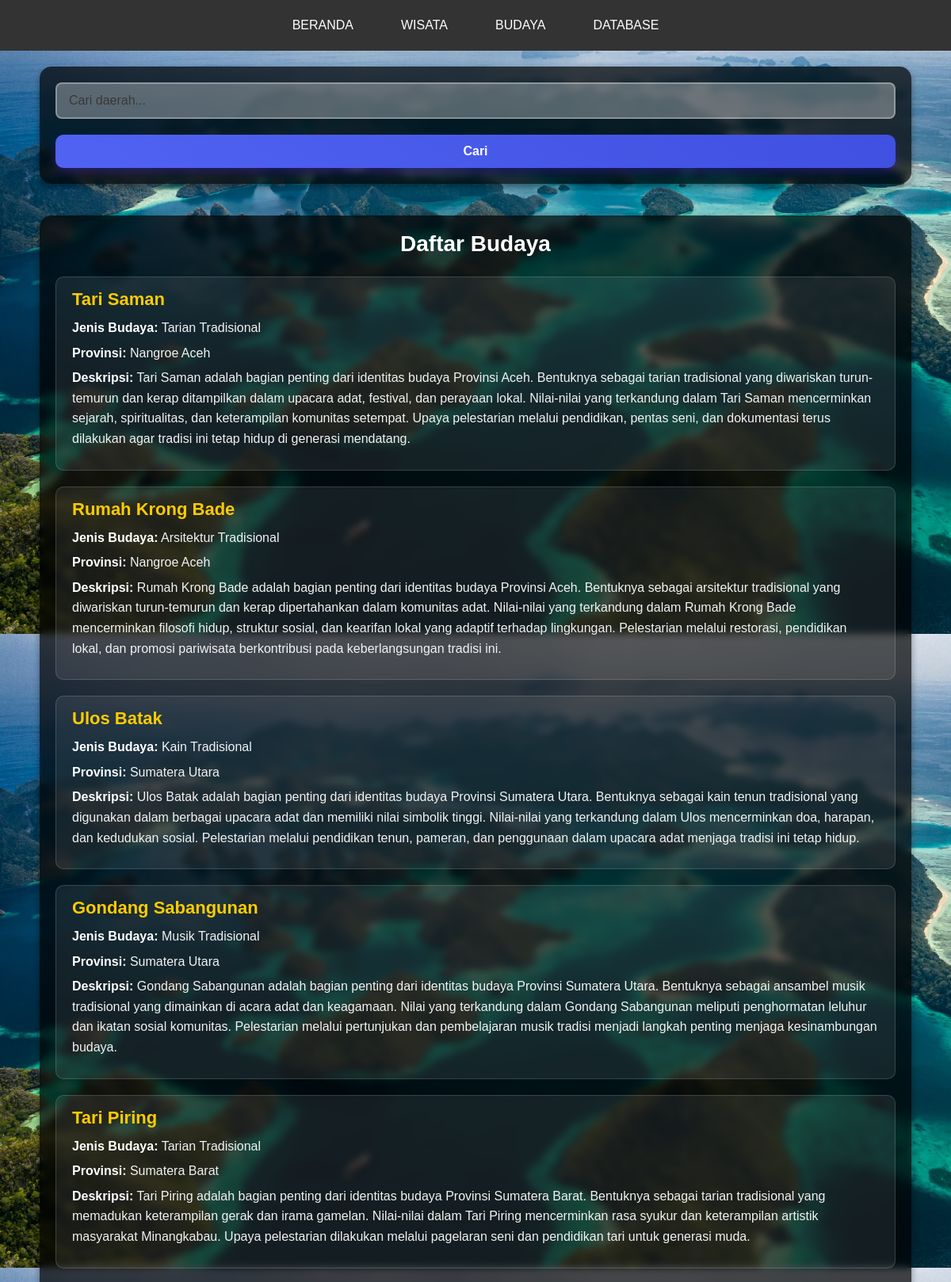
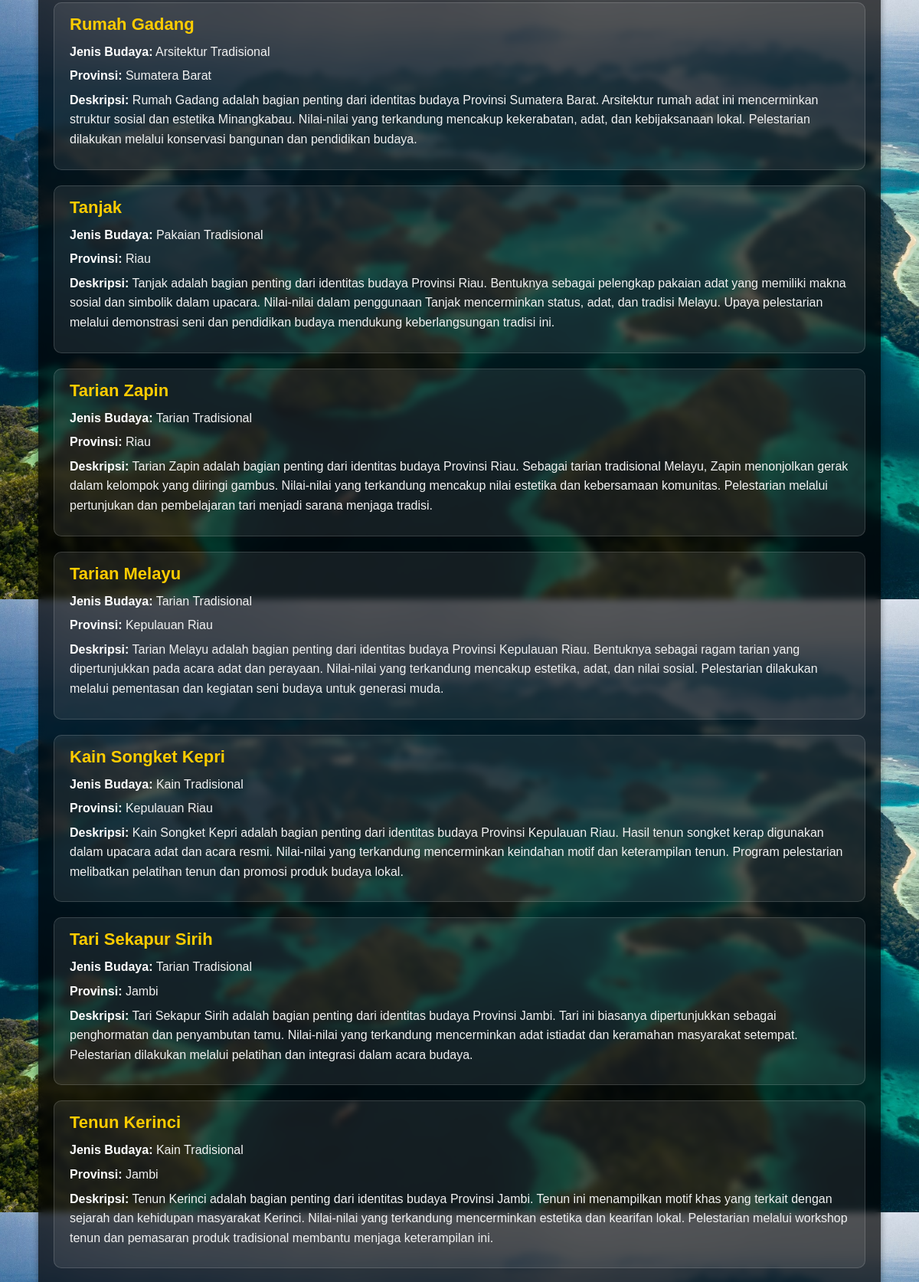
Page /budaya/Budaya.php (upper part) on the committed database (2 pictures, top to bottom).
### tables this page shows
CREATE TABLE `budaya` (
  `id_budaya` int NOT NULL,
  `nama_budaya` varchar(150) NOT NULL,
  `jenis_budaya` varchar(100) DEFAULT NULL,
  `deskripsi` text,
  `id_daerah` int DEFAULT NULL
);

CREATE TABLE `daerah` (
  `id_daerah` int NOT NULL,
  `nama_provinsi` varchar(100) NOT NULL
);

### budaya/Budaya.php (the view, shortened to what this page needs)
<?php
require '../koneksi.php';
$search = isset($_GET['search']) ? $_GET['search'] : '';
if ($search) {
    $stmt = $conn->prepare("SELECT * FROM budaya INNER JOIN daerah ON budaya.id_daerah = daerah.id_daerah WHERE daerah.nama_provinsi LIKE ?");
    $stmt->bind_param("s", $searchTerm);
    $searchTerm = '%' . $search . '%';
    $stmt->execute();
    $result = $stmt->get_result();
} else {
    $result = $conn->query("SELECT * FROM budaya INNER JOIN daerah ON budaya.id_daerah = daerah.id_daerah");
}
?>
<!DOCTYPE html>
<html lang="en">
<head>
    <link rel="stylesheet" href="../style.css">
</head>
<body>
<nav>
        <ul>
            <li><a href="../admin.html">BERANDA</a></li>
            <li><a href="../wisata/wisata.php">WISATA</a></li>
            <li><a href="../budaya/budaya.php">BUDAYA</a></li>
            <li class="dropdown">
                <a href="#">DATABASE</a>
            </li>
        </ul>
    </nav>
    <div class="table-container">
        <form method="GET" action="budaya.php" class="search-form">
            <input type="text" name="search" id="search" class="input-search" placeholder="Cari daerah..." autocomplete="off">
            <button type="submit" class="search-btn">Cari</button>
        </form>
    </div>
<div class="content-container">
    <h1 class="content-title">Daftar Budaya</h1>
    <?php while ($row = $result->fetch_assoc()): ?>
        <div class="content-card">
            <h2><?= htmlspecialchars($row['nama_budaya']); ?></h2>
            <p><strong>Jenis Budaya:</strong> <?= htmlspecialchars($row['jenis_budaya']); ?></p>
            <p><strong>Provinsi:</strong> <?= htmlspecialchars($row['nama_provinsi']); ?></p>
            <p><strong>Deskripsi:</strong> <?= htmlspecialchars($row['deskripsi']); ?></p>
        </div>
    <?php endwhile; ?>
</div>
</body>
</html>

### style.css (style rules this page uses)
* { margin: 0; padding: 0; box-sizing: border-box; }
body { display: flex; flex-direction: column; align-items: center; min-height: 100vh; background-image: url(image/wallpaper.jpg); background-position: center; background-size: cover; font-family: 'Montserrat', sans-serif; color: #fff; }
nav { background-color: #333; padding: 15px; width: 100%; position: relative; z-index: 10; }
nav ul { list-style-type: none; display: flex; justify-content: center; }
nav ul li { position: relative; margin: 0 15px; }
nav ul li a { color: white; text-decoration: none; padding: 8px 15px; display: block; font-weight: 500; }
::placeholder { font-weight: 500; color: #3a3838; }
a { text-decoration: none; color: inherit; }
.content-container { width: calc(100% - 100px); margin: 20px auto; padding: 20px; background: rgba(0, 0, 0, 0.7); border-radius: 15px; box-shadow: 0 4px 8px rgba(0, 0, 0, 0.4); backdrop-filter: blur(5px); color: #fff; }
.content-title { text-align: center; font-size: 28px; color: #fff; margin-bottom: 25px; font-weight: bold; }
.content-card { background-color: rgba(255, 255, 255, 0.08); border: 1px solid rgba(255, 255, 255, 0.15); border-radius: 10px; padding: 0 20px 20px 20px; margin-bottom: 20px; transition: background 0.3s, transform 0.3s; }
.content-card h2 { font-size: 22px; color: #ffcc00; margin: 15px 0 10px 0; }
.content-card p { font-size: 16px; color: #f2f2f2; line-height: 1.6; margin: 6px 0; }
.content-card p strong { color: #fff; font-weight: 600; }
.table-container { width: calc(100% - 100px); margin: 20px auto; padding: 20px; background: rgba(0, 0, 0, 0.7); border-radius: 15px; box-shadow: 0 4px 8px rgba(0, 0, 0, 0.4); backdrop-filter: blur(5px); overflow-x: auto; }
.table-container form input, .table-container form select, .table-container form textarea { width: 100%; padding: 12px 15px; font-size: 16px; border: 2px solid rgba(255, 255, 255, 0.3); border-radius: 8px; background: rgba(253, 253, 255, 0.315); color: #000000; outline: none; margin-bottom: 20px; transition: all 0.3s ease; box-shadow: 0 4px 6px rgba(0, 0, 0, 0.1); }
.table-container form button { width: 100%; padding: 12px 0; font-size: 16px; font-weight: bold; color: #fff; border: none; border-radius: 10px; background: linear-gradient(45deg, #5063f2, #4050e0); box-shadow: 0px 5px 10px rgba(91, 29, 236, 0.3); cursor: pointer; transition: all 0.3s ease; }
button, .btn { display: inline-block; padding: 12px 25px; font-size: 16px; font-weight: bold; text-align: center; color: #fff; background: #5063f2; border: none; border-radius: 25px; cursor: pointer; transition: all 0.3s ease; box-shadow: 0px 5px 10px rgba(91, 29, 236, 0.2); }

### rows in the picture
budaya: nama_budaya "Tari Saman", jenis_budaya "Tarian Tradisional", id_daerah.nama_provinsi "Nangroe Aceh", deskripsi "Tari Saman adalah bagian penting dari identitas budaya Provinsi Aceh. Bentuknya sebagai tarian tradisional yang diwariskan turun-temurun dan kerap ditampilkan dalam upacara adat, festival, dan perayaan lokal. Nilai-nilai yang terkandung dalam Tari Saman mencerminkan sejarah, spiritualitas, dan keterampilan komunitas setempat. Upaya pelestarian melalui pendidikan, pentas seni, dan dokumentasi terus dilakukan agar tradisi ini tetap hidup di generasi mendatang."
budaya: nama_budaya "Rumah Krong Bade", jenis_budaya "Arsitektur Tradisional", id_daerah.nama_provinsi "Nangroe Aceh", deskripsi "Rumah Krong Bade adalah bagian penting dari identitas budaya Provinsi Aceh. Bentuknya sebagai arsitektur tradisional yang diwariskan turun-temurun dan kerap dipertahankan dalam komunitas adat. Nilai-nilai yang terkandung dalam Rumah Krong Bade mencerminkan filosofi hidup, struktur sosial, dan kearifan lokal yang adaptif terhadap lingkungan. Pelestarian melalui restorasi, pendidikan lokal, dan promosi pariwisata berkontribusi pada keberlangsungan tradisi ini."
budaya: nama_budaya "Ulos Batak", jenis_budaya "Kain Tradisional", id_daerah.nama_provinsi "Sumatera Utara", deskripsi "Ulos Batak adalah bagian penting dari identitas budaya Provinsi Sumatera Utara. Bentuknya sebagai kain tenun tradisional yang digunakan dalam berbagai upacara adat dan memiliki nilai simbolik tinggi. Nilai-nilai yang terkandung dalam Ulos mencerminkan doa, harapan, dan kedudukan sosial. Pelestarian melalui pendidikan tenun, pameran, dan penggunaan dalam upacara adat menjaga tradisi ini tetap hidup."
budaya: nama_budaya "Gondang Sabangunan", jenis_budaya "Musik Tradisional", id_daerah.nama_provinsi "Sumatera Utara", deskripsi "Gondang Sabangunan adalah bagian penting dari identitas budaya Provinsi Sumatera Utara. Bentuknya sebagai ansambel musik tradisional yang dimainkan di acara adat dan keagamaan. Nilai yang terkandung dalam Gondang Sabangunan meliputi penghormatan leluhur dan ikatan sosial komunitas. Pelestarian melalui pertunjukan dan pembelajaran musik tradisi menjadi langkah penting menjaga kesinambungan budaya."
budaya: nama_budaya "Tari Piring", jenis_budaya "Tarian Tradisional", id_daerah.nama_provinsi "Sumatera Barat", deskripsi "Tari Piring adalah bagian penting dari identitas budaya Provinsi Sumatera Barat. Bentuknya sebagai tarian tradisional yang memadukan keterampilan gerak dan irama gamelan. Nilai-nilai dalam Tari Piring mencerminkan rasa syukur dan keterampilan artistik masyarakat Minangkabau. Upaya pelestarian dilakukan melalui pagelaran seni dan pendidikan tari untuk generasi muda."
budaya: nama_budaya "Rumah Gadang", jenis_budaya "Arsitektur Tradisional", id_daerah.nama_provinsi "Sumatera Barat", deskripsi "Rumah Gadang adalah bagian penting dari identitas budaya Provinsi Sumatera Barat. Arsitektur rumah adat ini mencerminkan struktur sosial dan estetika Minangkabau. Nilai-nilai yang terkandung mencakup kekerabatan, adat, dan kebijaksanaan lokal. Pelestarian dilakukan melalui konservasi bangunan dan pendidikan budaya."
budaya: nama_budaya "Tanjak", jenis_budaya "Pakaian Tradisional", id_daerah.nama_provinsi "Riau", deskripsi "Tanjak adalah bagian penting dari identitas budaya Provinsi Riau. Bentuknya sebagai pelengkap pakaian adat yang memiliki makna sosial dan simbolik dalam upacara. Nilai-nilai dalam penggunaan Tanjak mencerminkan status, adat, dan tradisi Melayu. Upaya pelestarian melalui demonstrasi seni dan pendidikan budaya mendukung keberlangsungan tradisi ini."
budaya: nama_budaya "Tarian Zapin", jenis_budaya "Tarian Tradisional", id_daerah.nama_provinsi "Riau", deskripsi "Tarian Zapin adalah bagian penting dari identitas budaya Provinsi Riau. Sebagai tarian tradisional Melayu, Zapin menonjolkan gerak dalam kelompok yang diiringi gambus. Nilai-nilai yang terkandung mencakup nilai estetika dan kebersamaan komunitas. Pelestarian melalui pertunjukan dan pembelajaran tari menjadi sarana menjaga tradisi."
budaya: nama_budaya "Tarian Melayu", jenis_budaya "Tarian Tradisional", id_daerah.nama_provinsi "Kepulauan Riau", deskripsi "Tarian Melayu adalah bagian penting dari identitas budaya Provinsi Kepulauan Riau. Bentuknya sebagai ragam tarian yang dipertunjukkan pada acara adat dan perayaan. Nilai-nilai yang terkandung mencakup estetika, adat, dan nilai sosial. Pelestarian dilakukan melalui pementasan dan kegiatan seni budaya untuk generasi muda."
budaya: nama_budaya "Kain Songket Kepri", jenis_budaya "Kain Tradisional", id_daerah.nama_provinsi "Kepulauan Riau", deskripsi "Kain Songket Kepri adalah bagian penting dari identitas budaya Provinsi Kepulauan Riau. Hasil tenun songket kerap digunakan dalam upacara adat dan acara resmi. Nilai-nilai yang terkandung mencerminkan keindahan motif dan keterampilan tenun. Program pelestarian melibatkan pelatihan tenun dan promosi produk budaya lokal."
budaya: nama_budaya "Tari Sekapur Sirih", jenis_budaya "Tarian Tradisional", id_daerah.nama_provinsi "Jambi", deskripsi "Tari Sekapur Sirih adalah bagian penting dari identitas budaya Provinsi Jambi. Tari ini biasanya dipertunjukkan sebagai penghormatan dan penyambutan tamu. Nilai-nilai yang terkandung mencerminkan adat istiadat dan keramahan masyarakat setempat. Pelestarian dilakukan melalui pelatihan dan integrasi dalam acara budaya."
budaya: nama_budaya "Tenun Kerinci", jenis_budaya "Kain Tradisional", id_daerah.nama_provinsi "Jambi", deskripsi "Tenun Kerinci adalah bagian penting dari identitas budaya Provinsi Jambi. Tenun ini menampilkan motif khas yang terkait dengan sejarah dan kehidupan masyarakat Kerinci. Nilai-nilai yang terkandung mencerminkan estetika dan kearifan lokal. Pelestarian melalui workshop tenun dan pemasaran produk tradisional membantu menjaga keterampilan ini."
